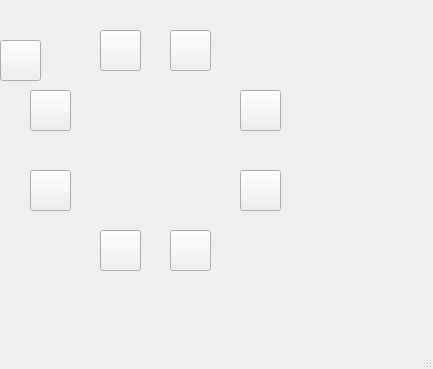
<?xml version="1.0" encoding="UTF-8"?>
<ui version="4.0">
 <class>MainWindow</class>
 <widget class="QMainWindow" name="MainWindow">
  <property name="geometry">
   <rect>
    <x>0</x>
    <y>0</y>
    <width>433</width>
    <height>369</height>
   </rect>
  </property>
  <property name="windowTitle">
   <string>MainWindow</string>
  </property>
  <property name="styleSheet">
   <string notr="true">#calendarwin{border-image:url(:/img/image/calendar_background.png)}</string>
  </property>
  <widget class="QWidget" name="centralwidget">
   <widget class="QLabel" name="hi">
    <property name="geometry">
     <rect>
      <x>190</x>
      <y>40</y>
      <width>91</width>
      <height>81</height>
     </rect>
    </property>
    <property name="text">
     <string/>
    </property>
   </widget>
   <widget class="QWidget" name="Cat" native="true">
    <property name="geometry">
     <rect>
      <x>80</x>
      <y>80</y>
      <width>161</width>
      <height>151</height>
     </rect>
    </property>
    <property name="styleSheet">
     <string notr="true">border-image: url(:/img/image/cat1.png);
</string>
    </property>
   </widget>
   <widget class="QPushButton" name="Button1">
    <property name="geometry">
     <rect>
      <x>100</x>
      <y>30</y>
      <width>41</width>
      <height>41</height>
     </rect>
    </property>
    <property name="styleSheet">
     <string notr="true">border-image: url(:/img/image/button1.png);</string>
    </property>
    <property name="text">
     <string/>
    </property>
   </widget>
   <widget class="QPushButton" name="Button3">
    <property name="geometry">
     <rect>
      <x>30</x>
      <y>90</y>
      <width>41</width>
      <height>41</height>
     </rect>
    </property>
    <property name="styleSheet">
     <string notr="true">border-image: url(:/img/image/button3.png);</string>
    </property>
    <property name="text">
     <string/>
    </property>
   </widget>
   <widget class="QPushButton" name="Button4">
    <property name="geometry">
     <rect>
      <x>30</x>
      <y>170</y>
      <width>41</width>
      <height>41</height>
     </rect>
    </property>
    <property name="styleSheet">
     <string notr="true">border-image: url(:/img/image/button4.png);</string>
    </property>
    <property name="text">
     <string/>
    </property>
   </widget>
   <widget class="QPushButton" name="Button8">
    <property name="geometry">
     <rect>
      <x>240</x>
      <y>170</y>
      <width>41</width>
      <height>41</height>
     </rect>
    </property>
    <property name="styleSheet">
     <string notr="true">border-image:url(:/img/image/button8.png)</string>
    </property>
    <property name="text">
     <string/>
    </property>
   </widget>
   <widget class="QPushButton" name="Button6">
    <property name="geometry">
     <rect>
      <x>170</x>
      <y>230</y>
      <width>41</width>
      <height>41</height>
     </rect>
    </property>
    <property name="styleSheet">
     <string notr="true">border-image: url(:/img/image/button6.png);</string>
    </property>
    <property name="text">
     <string/>
    </property>
   </widget>
   <widget class="QPushButton" name="Button5">
    <property name="geometry">
     <rect>
      <x>100</x>
      <y>230</y>
      <width>41</width>
      <height>41</height>
     </rect>
    </property>
    <property name="styleSheet">
     <string notr="true">border-image: url(:/img/image/button5.png);</string>
    </property>
    <property name="text">
     <string/>
    </property>
   </widget>
   <widget class="QPushButton" name="Button7">
    <property name="geometry">
     <rect>
      <x>240</x>
      <y>90</y>
      <width>41</width>
      <height>41</height>
     </rect>
    </property>
    <property name="styleSheet">
     <string notr="true">border-image: url(:/img/image/button7.png);</string>
    </property>
    <property name="text">
     <string/>
    </property>
   </widget>
   <widget class="QPushButton" name="Button2">
    <property name="geometry">
     <rect>
      <x>170</x>
      <y>30</y>
      <width>41</width>
      <height>41</height>
     </rect>
    </property>
    <property name="styleSheet">
     <string notr="true">border-image: url(:/img/image/button2.png);</string>
    </property>
    <property name="text">
     <string/>
    </property>
   </widget>
   <widget class="QPushButton" name="Exit">
    <property name="geometry">
     <rect>
      <x>0</x>
      <y>40</y>
      <width>41</width>
      <height>41</height>
     </rect>
    </property>
    <property name="styleSheet">
     <string notr="true">
border-image: url(:/img/feeding_Img/exit.png);</string>
    </property>
    <property name="text">
     <string/>
    </property>
   </widget>
  </widget>
  <widget class="QMenuBar" name="menubar">
   <property name="geometry">
    <rect>
     <x>0</x>
     <y>0</y>
     <width>433</width>
     <height>17</height>
    </rect>
   </property>
  </widget>
  <widget class="QStatusBar" name="statusbar"/>
 </widget>
 <resources/>
 <connections/>
</ui>
